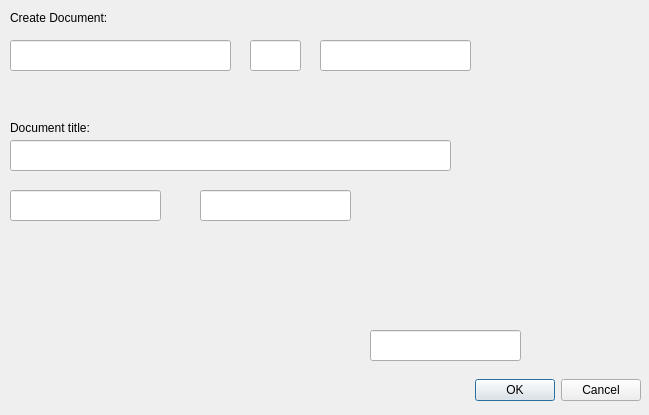
<ui version="4.0" >
 <class>Document_Info_Dialog</class>
 <widget class="QDialog" name="Document_Info_Dialog" >
  <property name="enabled" >
   <bool>true</bool>
  </property>
  <property name="geometry" >
   <rect>
    <x>0</x>
    <y>0</y>
    <width>649</width>
    <height>415</height>
   </rect>
  </property>
  <property name="windowTitle" >
   <string>Dialog</string>
  </property>
  <property name="modal" >
   <bool>true</bool>
  </property>
  <widget class="QDialogButtonBox" name="Document_Info_Confirm" >
   <property name="geometry" >
    <rect>
     <x>430</x>
     <y>370</y>
     <width>211</width>
     <height>41</height>
    </rect>
   </property>
   <property name="orientation" >
    <enum>Qt::Horizontal</enum>
   </property>
   <property name="standardButtons" >
    <set>QDialogButtonBox::Cancel|QDialogButtonBox::Ok</set>
   </property>
  </widget>
  <widget class="QLabel" name="label" >
   <property name="geometry" >
    <rect>
     <x>10</x>
     <y>10</y>
     <width>141</width>
     <height>16</height>
    </rect>
   </property>
   <property name="text" >
    <string>Create Document:</string>
   </property>
  </widget>
  <widget class="QLineEdit" name="document_title" >
   <property name="geometry" >
    <rect>
     <x>10</x>
     <y>140</y>
     <width>441</width>
     <height>31</height>
    </rect>
   </property>
  </widget>
  <widget class="QLabel" name="label_2" >
   <property name="geometry" >
    <rect>
     <x>10</x>
     <y>120</y>
     <width>111</width>
     <height>16</height>
    </rect>
   </property>
   <property name="text" >
    <string>Document title:</string>
   </property>
  </widget>
  <widget class="QLineEdit" name="document_no" >
   <property name="geometry" >
    <rect>
     <x>10</x>
     <y>40</y>
     <width>221</width>
     <height>31</height>
    </rect>
   </property>
  </widget>
  <widget class="QLineEdit" name="issue" >
   <property name="geometry" >
    <rect>
     <x>250</x>
     <y>40</y>
     <width>51</width>
     <height>31</height>
    </rect>
   </property>
  </widget>
  <widget class="QLineEdit" name="status" >
   <property name="geometry" >
    <rect>
     <x>320</x>
     <y>40</y>
     <width>151</width>
     <height>31</height>
    </rect>
   </property>
  </widget>
  <widget class="QLineEdit" name="author" >
   <property name="geometry" >
    <rect>
     <x>10</x>
     <y>190</y>
     <width>151</width>
     <height>31</height>
    </rect>
   </property>
  </widget>
  <widget class="QLineEdit" name="date" >
   <property name="geometry" >
    <rect>
     <x>200</x>
     <y>190</y>
     <width>151</width>
     <height>31</height>
    </rect>
   </property>
  </widget>
  <widget class="QLineEdit" name="state" >
   <property name="geometry" >
    <rect>
     <x>370</x>
     <y>330</y>
     <width>151</width>
     <height>31</height>
    </rect>
   </property>
  </widget>
 </widget>
 <resources/>
 <connections>
  <connection>
   <sender>Document_Info_Confirm</sender>
   <signal>rejected()</signal>
   <receiver>Document_Info_Dialog</receiver>
   <slot>close()</slot>
   <hints>
    <hint type="sourcelabel" >
     <x>316</x>
     <y>260</y>
    </hint>
    <hint type="destinationlabel" >
     <x>286</x>
     <y>274</y>
    </hint>
   </hints>
  </connection>
 </connections>
</ui>
